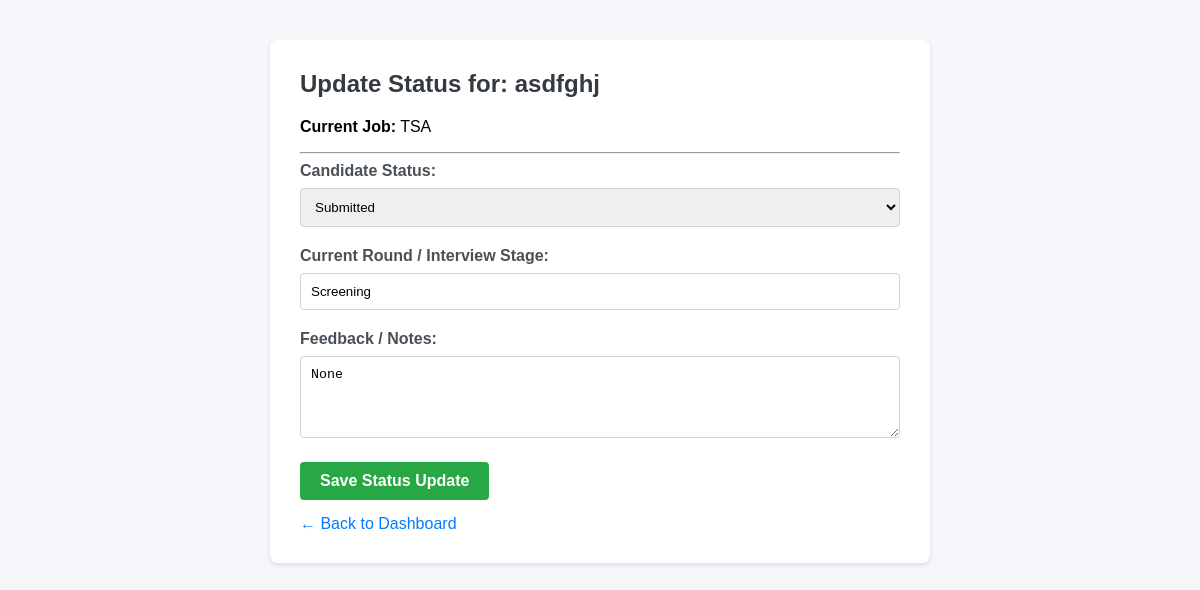
The app's page /update-status/6/ (signed in) with its own data.
### core/models.py (models this page shows, shortened)
class Candidate(models.Model):
    STATUS_CHOICES = [
        ('Submitted', 'Submitted'),
        ('Under Review', 'Under Review'),
        ('Shortlisted', 'Shortlisted'),
        ('Interview Scheduled', 'Interview Scheduled'),
        ('Rejected', 'Rejected'),
        ('Selected', 'Selected'),
    ]
    ROUND_CHOICES = [
        ('Screening', 'Screening'),
        ('L1 Technical', 'L1 Technical'),
        ('L2 Technical', 'L2 Technical'),
        ('Managerial', 'Managerial'),
        ('HR Round', 'HR Round'),
    ]
    requirement = models.ForeignKey('Requirement', on_delete=models.CASCADE)
    sub_vendor = models.ForeignKey(User, on_delete=models.CASCADE)
    candidate_name = models.CharField(max_length=200)
    candidate_email = models.EmailField()
    experience = models.CharField(max_length=50)
    resume = models.FileField(upload_to='resumes/')
    status = models.CharField(max_length=50, choices=STATUS_CHOICES, default='Submitted')
    current_round = models.CharField(max_length=50, choices=ROUND_CHOICES, default='Screening')
    interview_date = models.DateTimeField(null=True, blank=True)  # Company sets interview date/time
    feedback_reason = models.TextField(blank=True, null=True)

class Requirement(models.Model):
    company_name = models.CharField(max_length=150)
    job_title = models.CharField(max_length=150)
    skills_required = models.TextField()
    experience_required = models.CharField(max_length=50)
    profiles_needed = models.IntegerField(default=5)  # <-- Added this field
    created_at = models.DateTimeField(auto_now_add=True)

### core/views.py (the view)
# urls.py: path('update-status/<int:candidate_id>/', views.update_candidate_status, name='update_candidate_status'),
@login_required
def update_candidate_status(request, candidate_id):
    candidate = get_object_or_404(Candidate, id=candidate_id)
    if request.method == 'POST':
        candidate.status = request.POST.get('status', candidate.status)
        candidate.current_round = request.POST.get('current_round', candidate.current_round)
        candidate.feedback_reason = request.POST.get('feedback_reason', candidate.feedback_reason)
        candidate.save()
        return redirect('dashboard')
    return render(request, 'core/update_status.html', {'candidate': candidate})

### core/templates/core/update_status.html (shortened to what this page needs)
<!DOCTYPE html>
<html>
<head>
</head>
<body>
    <div class="container">
        <h2>Update Status for: {{ candidate.candidate_name }}</h2>
        <p><strong>Current Job:</strong> {{ candidate.requirement.job_title }}</p>
        <hr>
        <form method="POST">
            <div class="form-group">
                <label for="status">Candidate Status:</label>
                <select name="status" id="status">
                    <option value="Submitted" {% if candidate.status == "Submitted" %}selected{% endif %}>Submitted</option>
                </select>
            </div>
            <div class="form-group">
                <label for="current_round">Current Round / Interview Stage:</label>
                <input type="text" name="current_round" id="current_round" value="{{ candidate.current_round }}" placeholder="e.g., Technical Round 1">
            </div>
            <div class="form-group">
                <label for="feedback_reason">Feedback / Notes:</label>
                <textarea name="feedback_reason" id="feedback_reason" rows="4" placeholder="Enter notes or rejection reasons...">{{ candidate.feedback_reason }}</textarea>
            </div>
            <button type="submit" class="btn">Save Status Update</button>
        </form>
        <a href="{% url 'dashboard' %}" class="back-link">&larr; Back to Dashboard</a>
    </div>
</body>
</html>

### core/templates/core/update_status.html (style rules this page uses)
body { font-family: Arial, sans-serif; margin: 40px; background-color: #f4f6f9; }
.container { max-width: 600px; margin: 0 auto; background: white; padding: 30px; border-radius: 8px; box-shadow: 0 2px 4px rgba(0,0,0,0.1); }
h2 { margin-top: 0; color: #343a40; }
.form-group { margin-bottom: 20px; }
label { display: block; margin-bottom: 8px; font-weight: bold; color: #495057; }
select, textarea, input[type="text"] { width: 100%; padding: 10px; border: 1px solid #ced4da; border-radius: 4px; box-sizing: border-box; }
.btn { padding: 10px 20px; background-color: #28a745; color: white; border: none; border-radius: 4px; cursor: pointer; font-size: 16px; font-weight: bold; }
.back-link { display: inline-block; margin-top: 15px; color: #007bff; text-decoration: none; }

### records on screen
Candidate: candidate_name "asdfghj", requirement.job_title "TSA", status "Submitted", current_round "Screening", feedback_reason "None"
